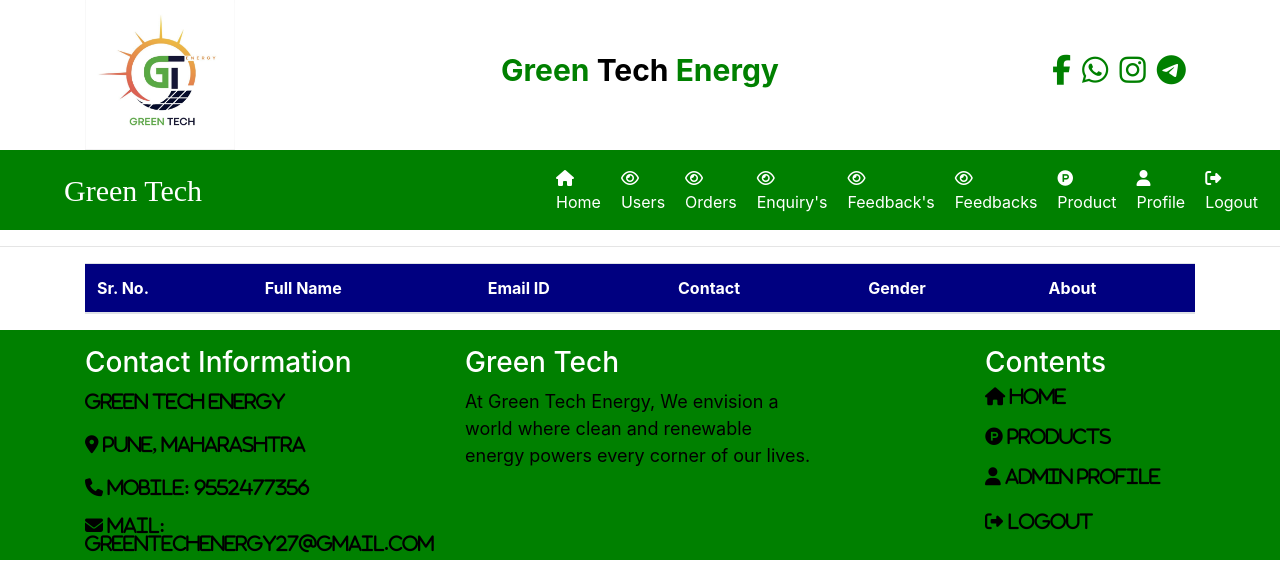
The page /view_feedback (signed in) on the database as committed earlier.
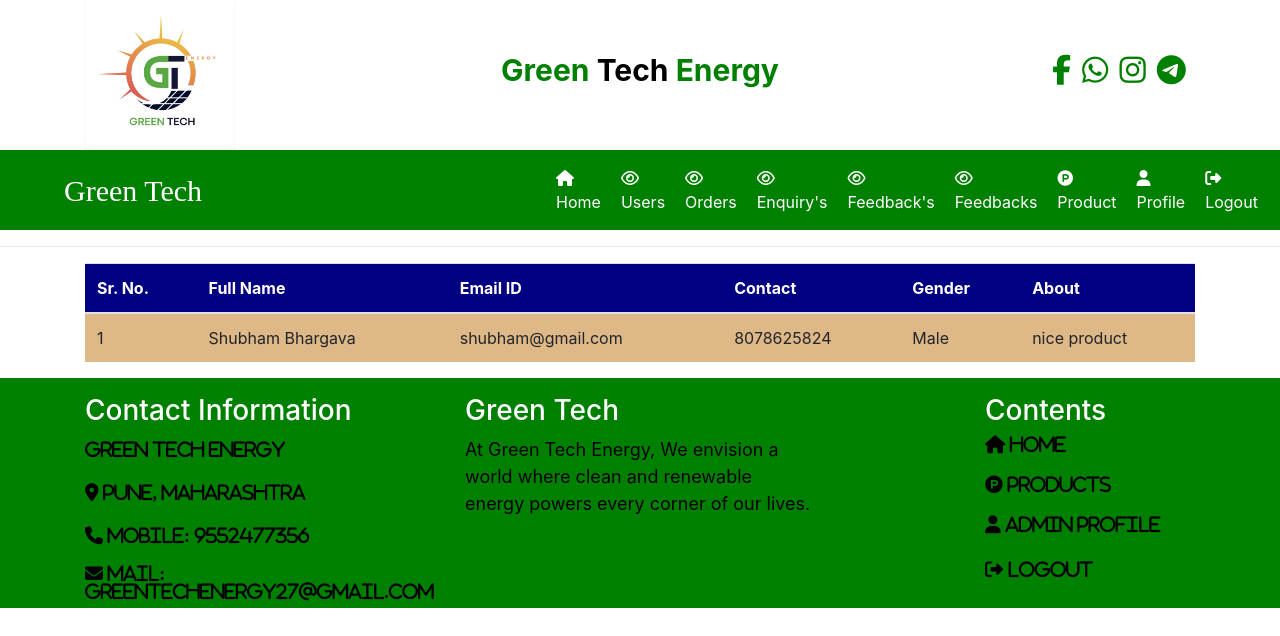
The same page on the database as committed later.
### core/models.py (models this page shows, shortened)
class Feedback(models.Model):
    firstname = models.CharField(max_length=100)
    lastname = models.CharField(max_length=100)
    mobile = models.CharField(max_length=15, null=True)
    gender = models.CharField(max_length=10, null=True)
    mail = models.CharField(max_length=100)
    about = models.TextField()
    creationdate = models.DateField()

### core/views.py (the view)
# urls.py: path('view_feedback', view_feedback, name="view_feedback"),
def view_feedback(request):
    if not request.user.is_authenticated:
        return redirect('admin_login')
    data = Feedback.objects.all()
    d = {'data': data}
    return render(request, 'view_feedback.html', d)

### core/templates/view_feedback.html (shortened to what this page needs)
{% extends 'admin_home.html' %}
{% load static %}
{% block main-content%}
<hr>
<div class="container">
<table class="table table-hover" id="example">
    <thead>
    <tr style="background-color: #000080; color:white">
        <th>Sr. No.</th>
        <th>Full Name</th>
        <th>Email ID</th>
        <th>Contact</th>
        <th>Gender</th>
        <th>About</th>
    </tr>
    </thead>
    <tbody>
    {% for i in data %}
    <tr style="background-color: #DEB887 ">
        <td>{{forloop.counter}}</td>
        <td>{{i.firstname}} {{i.lastname}}</td>
        <td>{{i.mail}}</td>
        <td>{{i.mobile}}</td>
        <td>{{i.gender}}</td>
        <td>{{i.about}}</td>
    </tr>
    {% endfor %}
    </tbody>
</table>
</div>
{% endblock main-content%}

Rows that differ between the two databases and show on the page:
added Feedback: firstname "Shubham", lastname "Bhargava", mail "shubham@gmail.com", mobile "8078625824", gender "Male", about "nice product"
